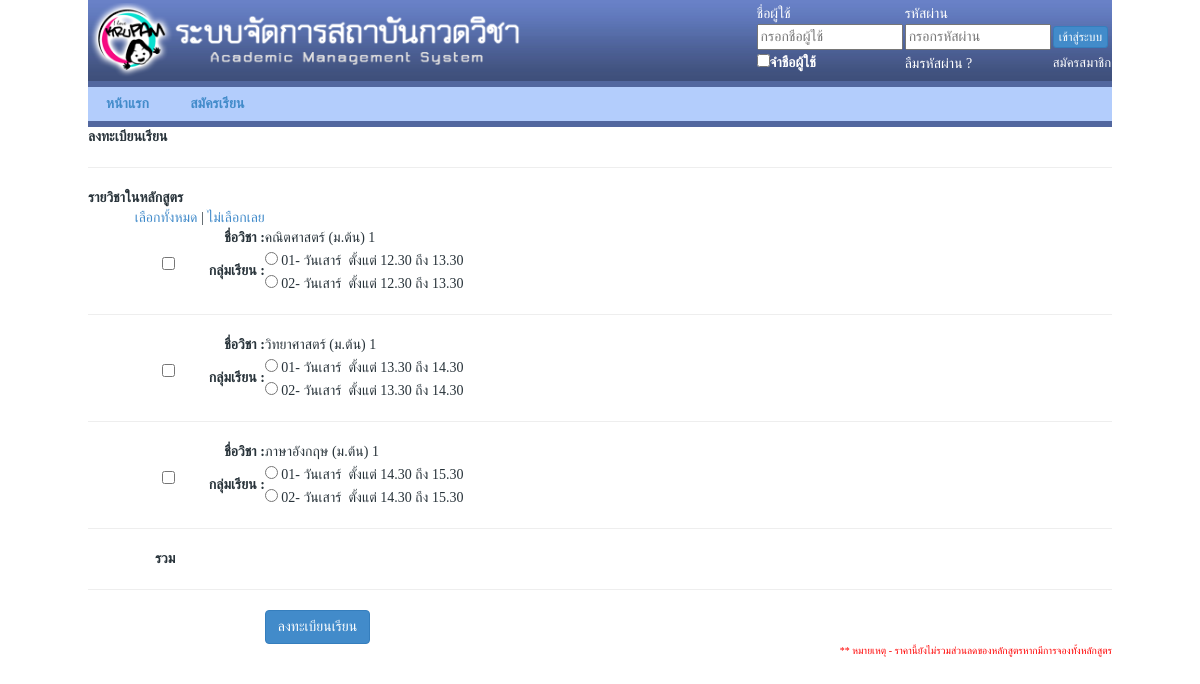
The app's page /course_reg.php?cos_id=1 with its own data.
### tables this page shows
CREATE TABLE `subject` (
  `sub_id` int(11) NOT NULL auto_increment,
  `sub_name` varchar(50) NOT NULL,
  `price` int(11) NOT NULL,
  `time_sub` varchar(50) NOT NULL,
  `detail` mediumtext NOT NULL,
  PRIMARY KEY  (`sub_id`)
);

CREATE TABLE `section` (
  `sec_id` int(11) NOT NULL auto_increment,
  `sec_name` varchar(20) NOT NULL,
  `cos_id` int(11) NOT NULL,
  `sub_id` int(11) NOT NULL,
  `teacher_id` int(11) NOT NULL,
  `max_sec` int(11) NOT NULL,
  `day` varchar(20) NOT NULL,
  `since` varchar(2) NOT NULL,
  `until` varchar(2) NOT NULL,
  `room` varchar(4) NOT NULL,
  `num_sec` int(11) NOT NULL,
  `sec_count` int(11) NOT NULL,
  PRIMARY KEY  (`sec_id`)
);

### course_reg.php (the view, shortened to what this page needs)
<?php
	$cos_id=$_GET["cos_id"];
?>
<!DOCTYPE html PUBLIC "-//W3C//DTD XHTML 1.0 Transitional//EN" "http://www.w3.org/TR/xhtml1/DTD/xhtml1-transitional.dtd">
<html xmlns="http://www.w3.org/1999/xhtml">
<head>
<link href="style.css" rel="stylesheet" type="text/css">
</head>
<body>
	<table width="1024" border="0" align="center" cellpadding="0" cellspacing="0" bgcolor="#FFFFFF">
  		<tr>
    		<td>
    			<table width="100%" border="0" cellspacing="0" cellpadding="0">
      				<tr>
        				<? include "header.php";?>
      				</tr>
    			</table>
  		<tr>
    		<td height="46" valign="middle" background="images/bg_menu.png"><? include('menu.php') ?></td>
  		</tr>
  		<tr>
    		<td height="400" valign="top">
    			<table width="100%" border="0" cellspacing="2" cellpadding="2">
      				<tr>
        				<td><strong>ลงทะเบียนเรียน</strong></td>
      				</tr>
		    				<tr>
		        				<td>
		        					<form id="form1" name="form1" method="post" action="chk_course_regis.php">
		          						<table width="100%" border="0" cellspacing="2" cellpadding="2">
		            						<tr>
		              							<td colspan="2"><strong>รายวิชาในหลักสูตร</strong></td>
												<td width="824">&nbsp;</td>
		            						</tr>
		            						<tr>
		              							<td colspan="2" align="right"><a href="#" onClick="select_all('sub_id', '1');">เลือกทั้งหมด</a> | <a href="#" onClick="select_all('sub_id','0');">ไม่เลือกเลย</a></td>
		              							<td>&nbsp;</td>
		            						</tr>
		            						<hr />
								            <?php
												$j=0;
												$sql="select subject.sub_id , subject.sub_name , subject.price from subject , course_item ";
												$sql=$sql . " where subject.sub_id=course_item.sub_id and course_item.cos_id=$cos_id order by sub_id ";
												$result=mysql_query($sql);
												while($row=mysql_fetch_array($result)){
											?>
		            						<tr>
		              							<td width="85" rowspan="2" align="right" valign="middle">
		              								<?php
		              									echo "<input type='checkbox' name='sub_id$j' id='sub_id$j' value='$row[0]' onClick='priza(this,$row[2])' >";
		              								?>
		              							</td>
		              							<td width="87" align="right"><strong>ชื่อวิชา :</strong></td>
		              							<td><? echo $row[1] ?></td>
		            						</tr>
		            						<tr>
		              							<td align="right"><strong>กลุ่มเรียน : </strong></td>
		              							<td>
								              	<?php
													$sql_sec="select sec_id,sec_name,day,since,until from section where sub_id=$row[0] and cos_id=$cos_id ";
													$sql_sec=$sql_sec . "order by sec_id";
													$result_sec=mysql_query($sql_sec);
													while($row_sec=mysql_fetch_array($result_sec)){
														$strDay=getDay($row_sec[2]);
														$strSince=getSince($row_sec[3]);
														$strUntil=getUntil($row_sec[4]);
														echo "<input type='radio' name='sec_id[$j]' id='sec_id[$j]' value='$row_sec[0]'>&nbsp;$row_sec[1]- วัน$strDay &nbsp;ตั้งแต่&nbsp;$strSince&nbsp;ถึง&nbsp;$strUntil";
													}
												?>
	              								</td>
	            							</tr>
	            							<tr>
	              								<td colspan="3"><hr /></td>
	            							</tr>
	            							<?
													$j++;
												}
											?>
											<tr>
												<td align="right"><strong>รวม</strong></td>
												<td align="right"><div id="Totalcost"></div></td>
											</tr>
											<tr>
												<td colspan="3">
													<hr size="5" />
												</td>
											</tr>
											<tr>
												<td colspan="2" align="right"></td>
												<td><input type="submit" name="button" id="button" value="ลงทะเบียนเรียน" class="btn btn-primary" />
												</td>
								            </tr>
										</table>
			       					</form>
			       				</td>
			      			</tr>
      						<tr>
        						<td align="right" class="t10r">** หมายเหตุ - ราคานี้ยังไม่รวมส่วนลดของหลักสูตรหากมีการจองทั้งหลักสูตร</td>
      						</tr>
    					</table>
    				</td>
      			</tr>
</body>
</html>
<?
	function getDay($d){
			if($d==1){
				$da='อาทิตย์';
			}elseif($d==2){
				$da='จันทร์';
			}elseif($d==3){
				$da='อังคาร';
			}elseif($d==4){
				$da='พุธ';
			}elseif($d==5){
				$da='พฤหัสบดี';
			}elseif($d==6){
				$da='ศุกร์';
			}else{
				$da='เสาร์';
			}
			return $da;
	}
	function getSince($s){
		if($s==1){
			$si='8.30';
		}elseif($s==2){
			$si='9.30';
		}elseif($s==3){
			$si='10.30';
		}elseif($s==4){
			$si='11.30';
		}elseif($s==5){
			$si='12.30';
		}elseif($s==6){
			$si='13.30';
		}elseif($s==7){
			$si='14.30';
		}elseif($s==8){
			$si='15.30';
		}elseif($s==9){
			$si='16.30';
		}elseif($s==10){
			$si='17.30';
		}elseif($s==11){
			$si='18.30';
		}else{
			$si='19.30';
		}
		return $si;
	}
	function getUntil($u){
		if($u==2){
			$ut='9.30';
		}elseif($u==3){
			$ut='10.30';
		}elseif($u==4){
			$ut='11.30';
		}elseif($u==5){
			$ut='12.30';
		}elseif($u==6){
			$ut='13.30';
		}elseif($u==7){
			$ut='14.30';
		}elseif($u==8){
			$ut='15.30';
		}elseif($u==9){
			$ut='16.30';
		}elseif($u==10){
			$ut='17.30';
		}elseif($u==11){
			$ut='18.30';
		}else{
			$ut='19.30';
		}
		return $ut;
	}
?>

### style.css (style rules this page uses)
a { text-decoration:none; color: #006699; }
body { margin: 0px; padding: 0px; background: #f8f8f8 }
div,td { font-family: Tahoma; font-size: 14px; color: #28333A; }
form { margin: 0px }
.t10r { font-family: Tahoma; font-size: 10px; color: #FF0000; }

### records on screen
subject: sub_name "คณิตศาสตร์ (ม.ต้น) 1"
section: sec_name "01", day "เสาร์", since "12.30", until "13.30"
section: sec_name "02", day "เสาร์", since "12.30", until "13.30"
subject: sub_name "วิทยาศาสตร์ (ม.ต้น) 1"
section: sec_name "01", day "เสาร์", since "13.30", until "14.30"
section: sec_name "02", day "เสาร์", since "13.30", until "14.30"
subject: sub_name "ภาษาอังกฤษ (ม.ต้น) 1"
section: sec_name "01", day "เสาร์", since "14.30", until "15.30"
section: sec_name "02", day "เสาร์", since "14.30", until "15.30"
